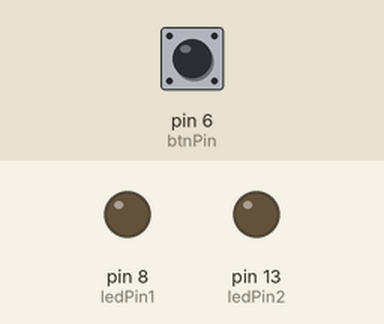
Bench run of a sketch on a simulated Arduino Uno, built with avr-gcc and run on an emulated ATmega328P. On the bench: output pins drawn as LEDs (lit = HIGH). The inputs (shaded band) are chosen by the test bench; at power-on: pin 6 (btnPin) LOW.

Above: at 1.2 s.
1.3 s: pin 6 (btnPin) pulled HIGH for 0.15 s
At 1.7 s:
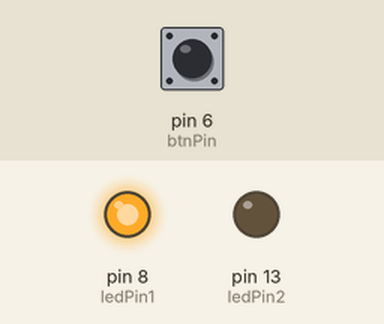
2.9 s: pin 6 (btnPin) pulled HIGH for 1 s
At 4.1 s:
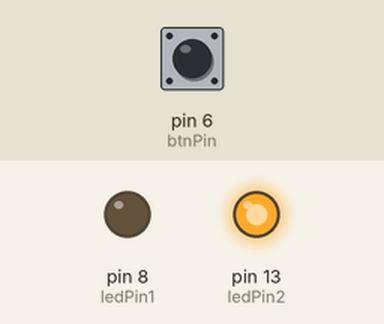
5.4 s: pin 6 (btnPin) pulled HIGH for 3.2 s
At 6.0 s:
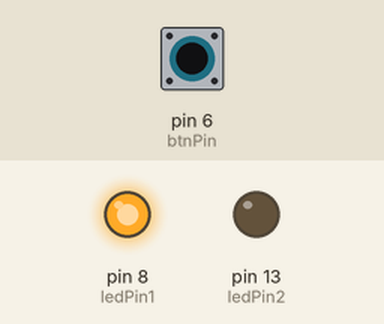
Timing chart, 0 to 8.4 s (numbered marks = the images above; inputs shaded):
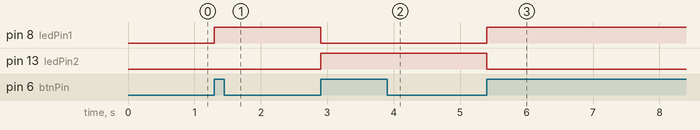

The sketch:

Opdracht3.ino
```cpp
// Alle pinnen defineren
int btnPin = 6;
int ledPin1 = 8;
int ledPin2 = 13;

// Variabelen defineren
int buttonState = 0;
int lastButtonState = 0;
int counter = 0;

void setup(){
  // pinMode defineren
  pinMode(btnPin, INPUT);
  pinMode(ledPin1, OUTPUT);
  pinMode(ledPin2, OUTPUT);
}

void loop() {
  // De btn methode aanroepen met 50 als parameter
  btn(50);
}

void btn(int dTime){
  // Btn state ophalen
  buttonState = digitalRead(btnPin);

  // Check of de buttonstate is veranderd
  if (buttonState != lastButtonState) {
    if (buttonState == HIGH) {
      // Counter + 1
      counter++;

      // LED updaten gebasseerd op de counter value
      // The Counter start bij 0 dus na de eerste druk is de counter 1 dit triggered de else. Na de tweede druk is de counter 2 dit komt overeen met de if statement.
      if (counter % 2 == 0) {
        // Doe LED 1 uit
        digitalWrite(ledPin1, LOW);
        // Doe LED 2 aan
        digitalWrite(ledPin2, HIGH);
      } else {
        // Doe LED 1 aan
        digitalWrite(ledPin1, HIGH);
        // Doe LED 2 uit
        digitalWrite(ledPin2, LOW);
      }
      // Vertraging
      delay(dTime);
    }
  }
  // Sla de cuurent state op als de laatste state
  lastButtonState = buttonState;
}
```

Measured:
- after the input at 1.3 s, pin 8 (ledPin1): LOW → HIGH at once
- after the input at 2.9 s, pin 8 (ledPin1): HIGH → LOW at once; pin 13 (ledPin2): LOW → HIGH at once
- after the input at 5.4 s, pin 8 (ledPin1): LOW → HIGH at once; pin 13 (ledPin2): HIGH → LOW at once
